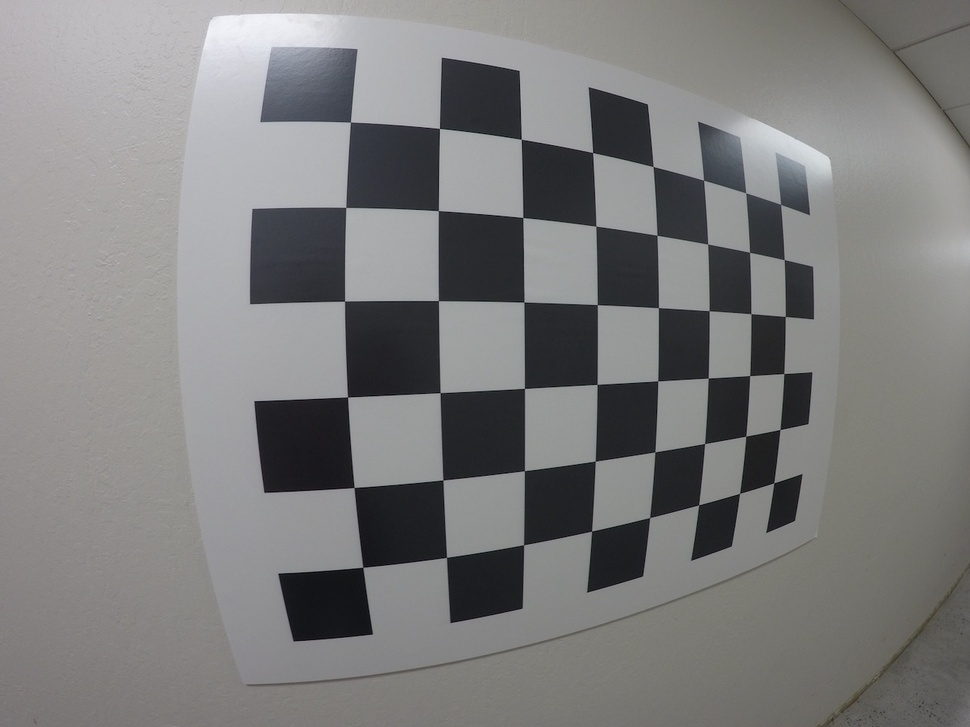
#> input picture CameraCalib/CameraCalib/data/GOPR0032.jpg, 970 x 727 px, shrunk from 1280 x 960 before the run; its folder holds only this picture in this run
$ python corner_find.py
#> lines starting #> are read from the running program, lines starting #| are printed output that depends on the picture; after the words box and inside, x2 and y2 are one past the last pixel; in counts of white or black regions, pixels touching at a corner belong together
import cv2
import glob

# 棋盘格尺寸
chessboard_size = (8, 6)

# 遍历所有图片
for img_path in glob.glob("GOPR*.jpg"):
    # 读取图像
    img = cv2.imread(img_path)
#> img is the input picture: shape (727, 970, 3); mean B, G, R 124.7, 124.9, 125.1

    # 将图像转换为灰度图
    gray = cv2.cvtColor(img, cv2.COLOR_BGR2GRAY)

    # 尝试查找棋盘格角点
    ret, corners = cv2.findChessboardCorners(gray, chessboard_size, None)
#> ret = True; corners = 48 rows, first 8: [350.4, 122], [439.4, 128.4], [521.3, 139.2], [592.7, 152.7], [653.1, 166.5], [703.6, 180.2], [745.7, 192.7], [780.6, 204.5]

    # 如果找到了棋盘格角点
    if ret == True:
        # 亚像素级别角点检测
        corners2 = cv2.cornerSubPix(gray, corners, (11, 11), (-1, -1),
                                    criteria=(cv2.TermCriteria_EPS + cv2.TermCriteria_MAX_ITER, 30, 0.001))
#> corners2 = 48 rows, first 8: [350.4, 122.1], [439.4, 128.4], [521.3, 139.3], [592.6, 152.5], [653.1, 166.5], [703.5, 180.2], [745.8, 192.8], [780.5, 204.3]

        # 在图像上绘制角点
        cv2.drawChessboardCorners(img, chessboard_size, corners2, ret)
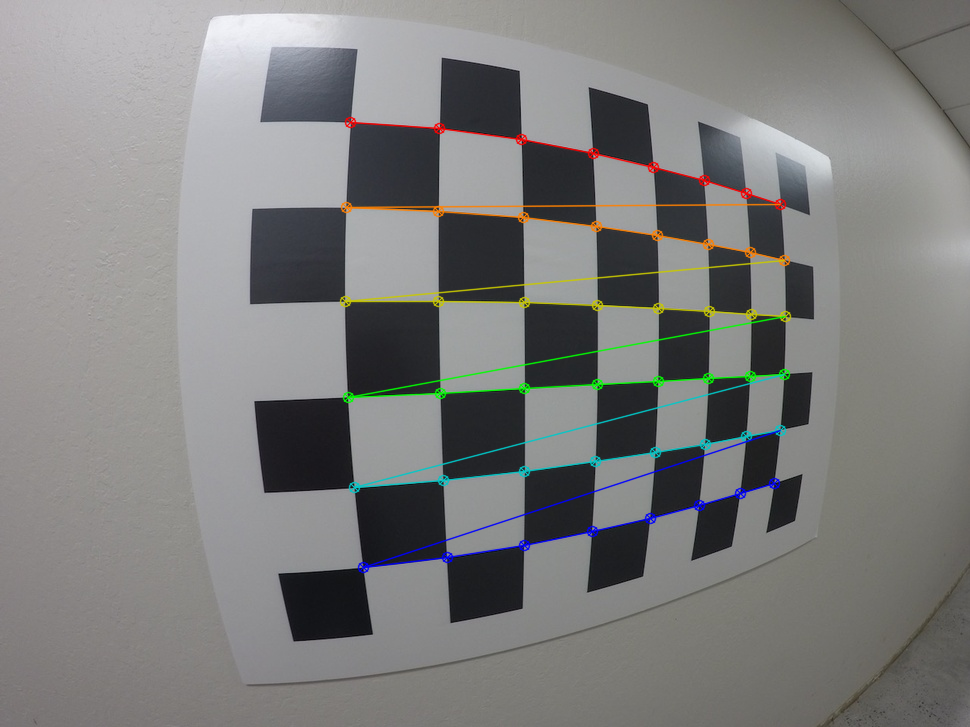
#> img: shape (727, 970, 3); 2.55% of pixels changed, all inside (x1, y1, x2, y2) = (339, 116, 792, 574)

        # 保存标定后的图像
        cv2.imwrite("marked_" + img_path, img)

$ run again, on CameraCalib/CameraCalib/data/GOPR0036.jpg
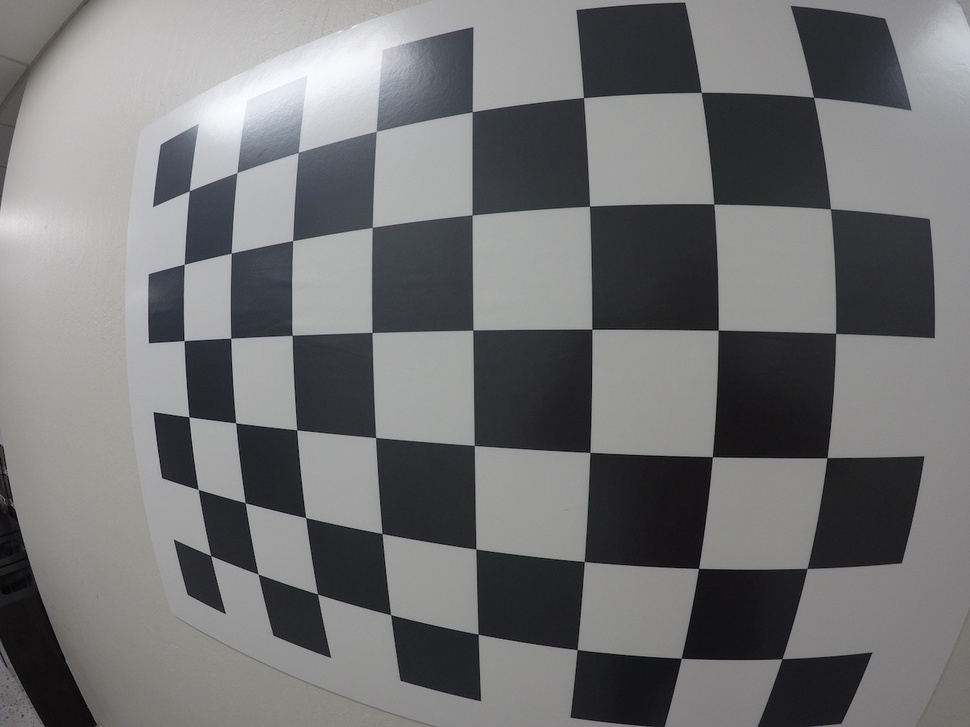
#> input picture CameraCalib/CameraCalib/data/GOPR0036.jpg, 970 x 727 px, shrunk from 1280 x 960 before the run
#> img is the input picture: shape (727, 970, 3); mean B, G, R 116.9, 115.8, 115.7
#> ret = True; corners = 48 rows, first 8: [189.4, 190.8], [236.8, 172.6], [298.5, 152.2], [376.3, 131.4], [472.1, 112], [583.4, 97.71], [701.1, 92.15], [813.4, 97.09]
#> corners2 = 48 rows, first 8: [189.3, 190.7], [236.8, 172.6], [298.4, 152.4], [376.2, 131.3], [472.2, 111.8], [583.5, 97.58], [701.3, 92.38], [813.5, 97.27]
#> `cv2.drawChessboardCorners(img, chessboard_size, corners2, ret)`:
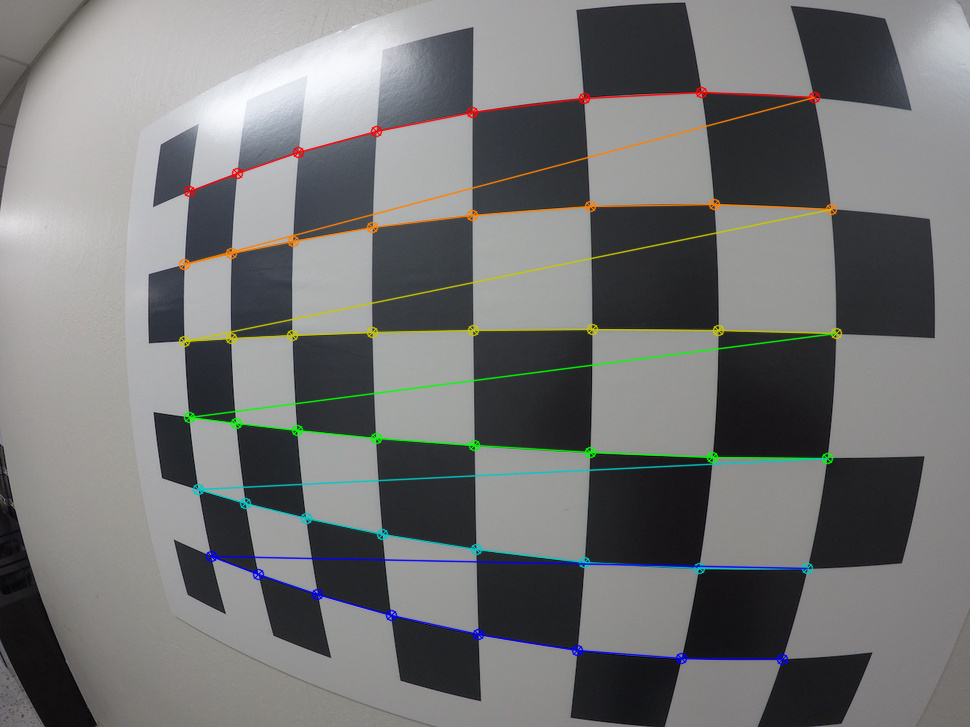
#> img: shape (727, 970, 3); 3.4% of pixels changed, all inside (x1, y1, x2, y2) = (178, 86, 843, 666)

$ run again, on CameraCalib/CameraCalib/data/GOPR0037.jpg
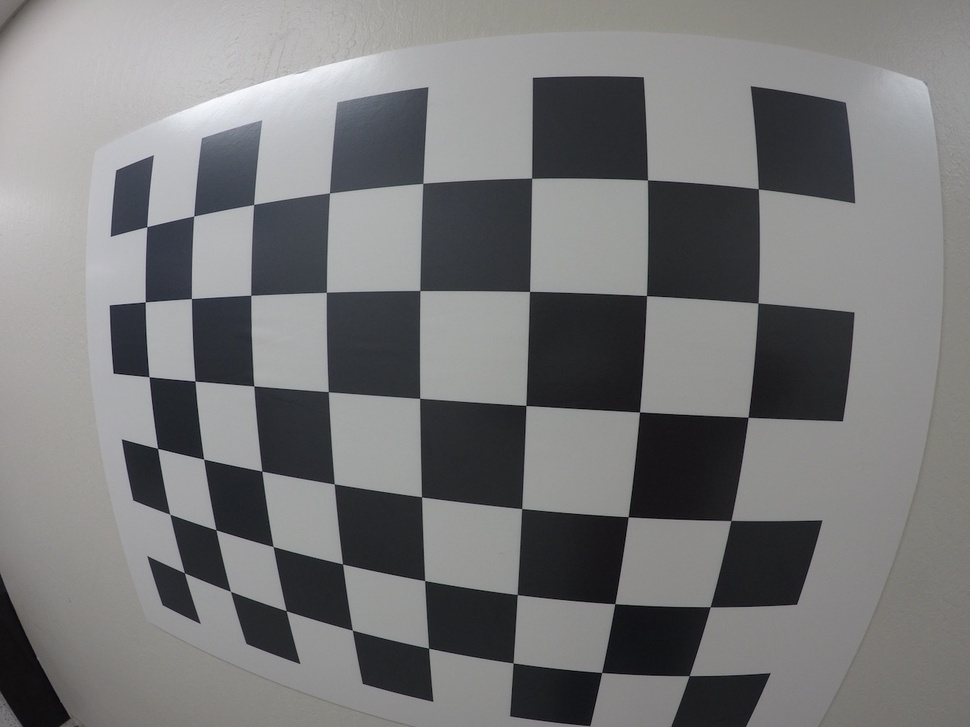
#> input picture CameraCalib/CameraCalib/data/GOPR0037.jpg, 970 x 727 px, shrunk from 1280 x 960 before the run
#> img is the input picture: shape (727, 970, 3); mean B, G, R 120.6, 119.8, 119.7
#> ret = True; corners = 48 rows, first 8: [146.9, 227], [193.6, 216], [253.6, 204.4], [329.5, 192.9], [423, 183], [531.8, 178.1], [647.5, 179.8], [758.1, 189]
#> corners2 = 48 rows, first 8: [146.8, 226.7], [193.6, 216], [253.6, 204.5], [329.5, 192.9], [422.8, 183.4], [531.6, 178.2], [647.5, 179.9], [758.4, 188.8]
#> `cv2.drawChessboardCorners(img, chessboard_size, corners2, ret)`:
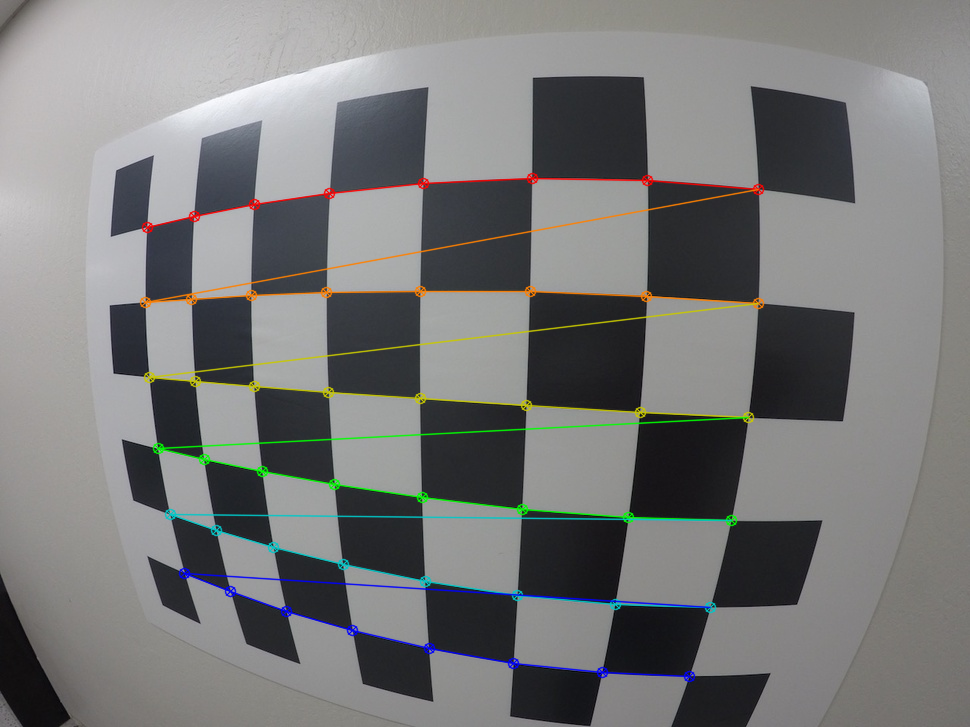
#> img: shape (727, 970, 3); 3.18% of pixels changed, all inside (x1, y1, x2, y2) = (139, 172, 765, 683)

$ run again, on CameraCalib/CameraCalib/data/GOPR0038.jpg
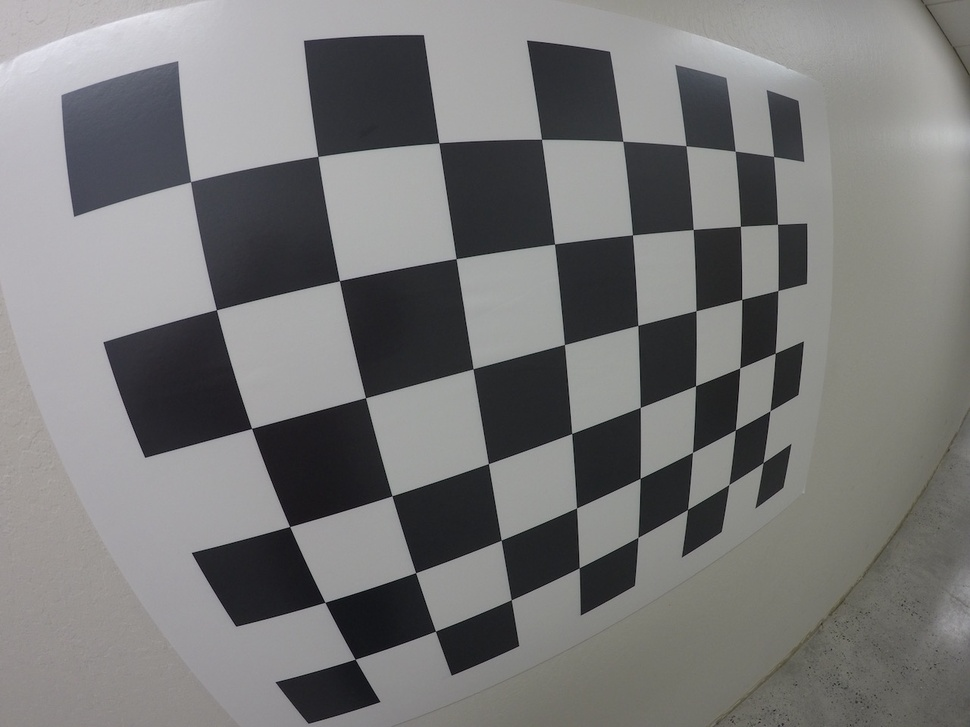
#> input picture CameraCalib/CameraCalib/data/GOPR0038.jpg, 970 x 727 px, shrunk from 1280 x 960 before the run
#> img is the input picture: shape (727, 970, 3); mean B, G, R 120, 120.3, 120.5
#> ret = True; corners = 48 rows, first 8: [190.5, 181.8], [317.9, 156.3], [438.9, 143], [541.5, 139.1], [622.9, 141.1], [686.1, 146], [735.2, 151.1], [773.7, 156.6]
#> corners2 = 48 rows, first 8: [190.6, 181.7], [317.8, 156.4], [438.8, 142.8], [541.5, 139.3], [622.8, 141.3], [685.9, 145.7], [735.2, 151.2], [773.6, 156.5]
#> `cv2.drawChessboardCorners(img, chessboard_size, corners2, ret)`:
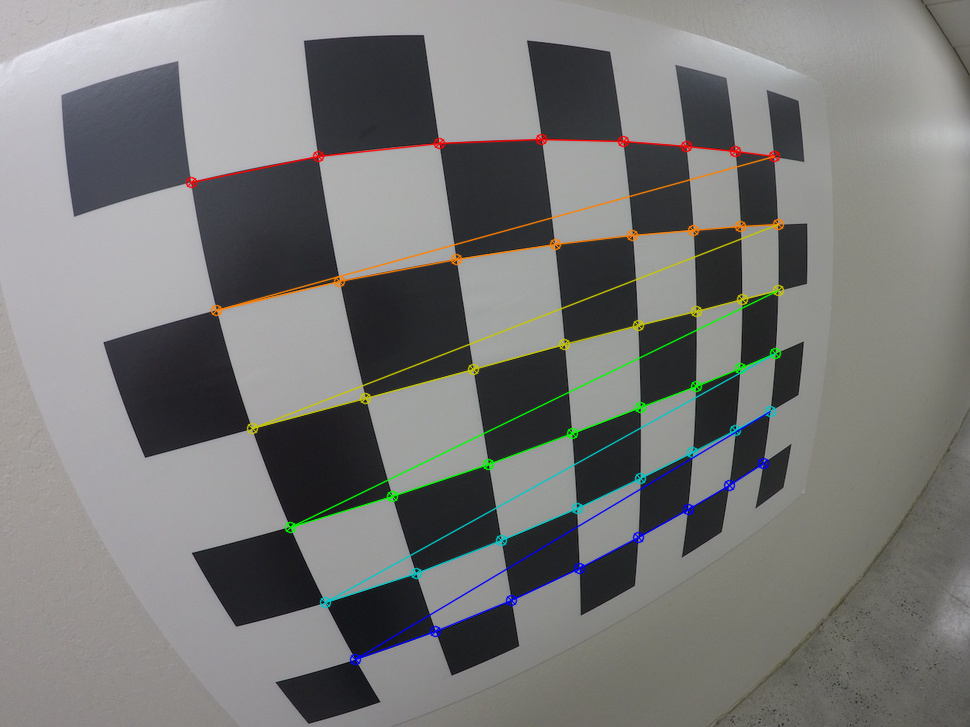
#> img: shape (727, 970, 3); 2.85% of pixels changed, all inside (x1, y1, x2, y2) = (185, 133, 785, 666)

$ run again, on CameraCalib/CameraCalib/data/GOPR0033.jpg
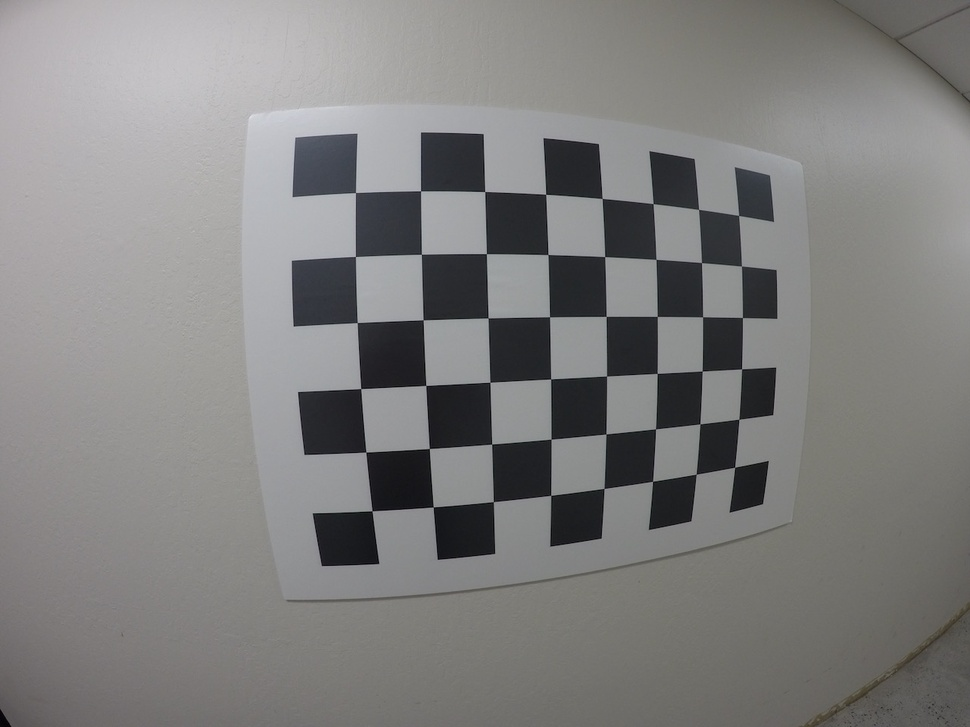
#> input picture CameraCalib/CameraCalib/data/GOPR0033.jpg, 970 x 727 px, shrunk from 1280 x 960 before the run
#> img is the input picture: shape (727, 970, 3); mean B, G, R 126.8, 127.5, 128.1
#> ret = True; corners = 48 rows, first 8: [355.5, 192.5], [420.6, 190.9], [484.7, 191.5], [545.7, 194.3], [602.2, 198.4], [653.1, 203.8], [698.6, 209.4], [738.6, 215.4]
#> corners2 = 48 rows, first 8: [355.5, 192.6], [420.6, 190.8], [484.7, 191.5], [545.6, 194.3], [602.1, 198.4], [653.1, 203.6], [698.5, 209.4], [738.6, 215.5]
#> `cv2.drawChessboardCorners(img, chessboard_size, corners2, ret)`:
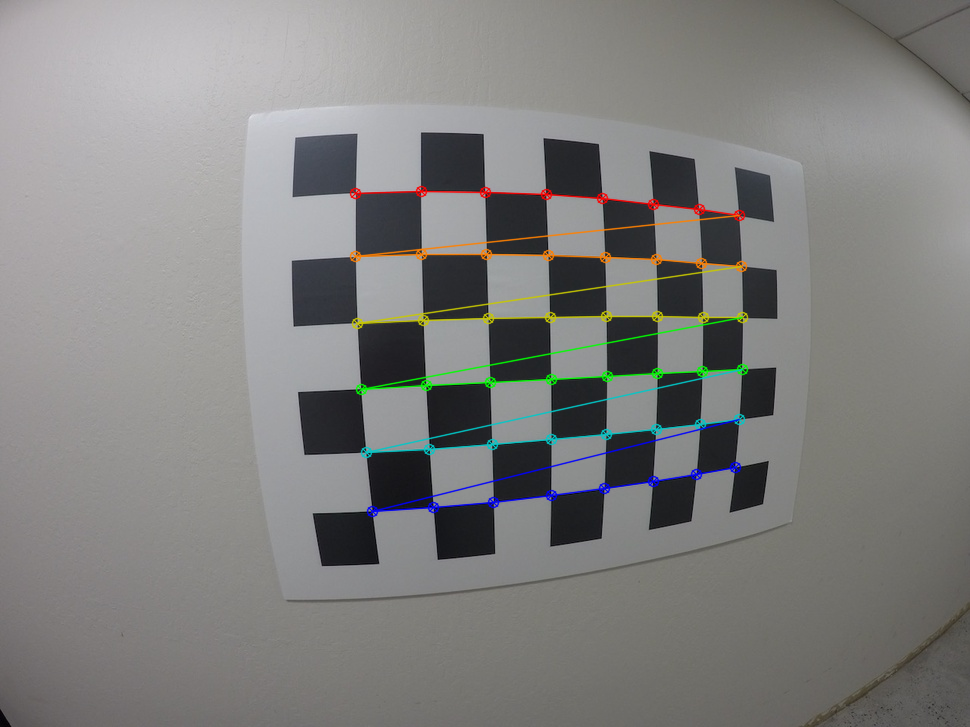
#> img: shape (727, 970, 3); 2.31% of pixels changed, all inside (x1, y1, x2, y2) = (349, 185, 749, 518)
